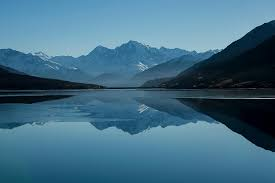
#> input picture Journals/Journal 2/image_task/data/images.jpg, 275 x 183 px
$ jupyter execute journal1.ipynb
#> lines starting #> are read from the running program, lines starting #| are printed output that depends on the picture; after the words box and inside, x2 and y2 are one past the last pixel; in counts of white or black regions, pixels touching at a corner belong together
# Task 1/2

[cell 1]
import cv2

image = cv2.imread('images.jpg')
#> image is the input picture: shape (183, 275, 3); mean B, G, R 131.8, 108.5, 65.2

height, width, channels = image.shape
#> height = 183; width = 275; channels = 3

print(f"Image Dimensions:")
print(f"Height: {height} pixels")
#| Height: 183 pixels
print(f"Width: {width} pixels")
#| Width: 275 pixels
print(f"Number of channels: {channels}")
#| Number of channels: 3

# Task 3|

[cell 2]
import cv2
from PIL import Image
import matplotlib.pyplot as plt

pil_image = Image.open('images.jpg')
pil_image.show()

plt.figure(figsize=(10, 5))
plt.subplot(131)
plt.imshow(pil_image)
plt.title('PIL Image')
plt.axis('off')

cv_image = cv2.imread('images.jpg')
cv_image_rgb = cv2.cvtColor(cv_image, cv2.COLOR_BGR2RGB)

plt.subplot(132)
plt.imshow(cv_image_rgb)
plt.title('OpenCV Image')
plt.axis('off')

plt.tight_layout()
plt.show()
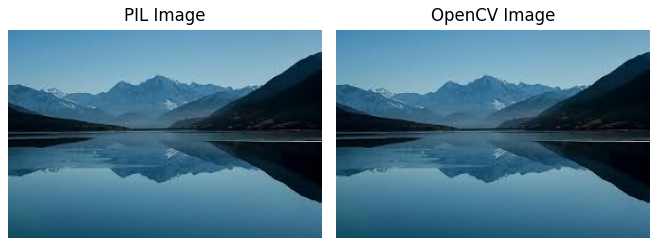
#> figure drawn by matplotlib, 2 panels

# Task 4

[cell 3]
import cv2
import matplotlib.pyplot as plt


image = cv2.imread('images.jpg')

blue, green, red = cv2.split( image)
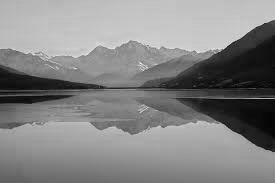
#> blue: shape (183, 275); min 5, max 237, mean 131.8
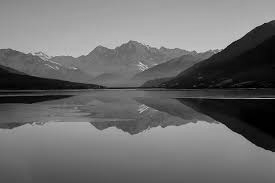
#> green: shape (183, 275); min 0, max 214, mean 108.5
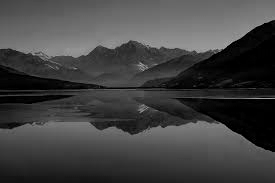
#> red: shape (183, 275); min 0, max 176, mean 65.2

plt.figure(figsize=(12, 8))

plt.subplot(221)
plt.imshow(cv2.cvtColor(image, cv2.COLOR_BGR2RGB))
plt.title('Original Image')
plt.axis('off')

plt.subplot(222)
plt.imshow(blue, cmap='Blues')
plt.title('Blue Channel')
plt.axis('off')

plt.subplot(223)
plt.imshow(green, cmap='Greens')
plt.title('Green Channel')
plt.axis('off')

plt.subplot(224)
plt.imshow(red, cmap='Reds')
plt.title('Red Channel')
plt.axis('off')

plt.tight_layout()
plt.show()

# Task 5

[cell 4]
from sklearn.datasets import load_iris

iris = load_iris()

# Task 6

[cell 5]
import cv2
import numpy as np
import matplotlib.pyplot as plt

def manual_grayscale(image):
    b, g, r = cv2.split(image)
    gray = 0.299 * r + 0.587 * g + 0.114 * b
    gray = np.uint8(gray)
    return gray

image = cv2.imread('images.jpg')

manual_gray = manual_grayscale(image)

opencv_gray = cv2.cvtColor(image, cv2.COLOR_BGR2GRAY)

plt.figure(figsize=(12, 4))

plt.subplot(131)
plt.imshow(cv2.cvtColor(image, cv2.COLOR_BGR2RGB))
plt.title('Original Image')
plt.axis('off')

plt.subplot(132)
plt.imshow(manual_gray, cmap='gray')
plt.title('Manual Grayscale')
plt.axis('off')

plt.subplot(133)
plt.imshow(opencv_gray, cmap='gray')
plt.title('OpenCV Grayscale')
plt.axis('off')

plt.tight_layout()
plt.show()

difference = cv2.absdiff(manual_gray, opencv_gray)
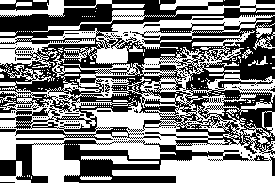
#> difference: shape (183, 275); values 0 (black) and 1 (white), 50.7% white; 156 black regions (149 under 20 px), largest, box (x1, y1, x2, y2) and area: (0, 0, 275, 183) 23948, (0, 0, 49, 11) 327, (256, 0, 275, 4) 76
print(f"Maximum difference between manual and OpenCV conversion: {np.max(difference)}")
#| Maximum difference between manual and OpenCV conversion: 1
